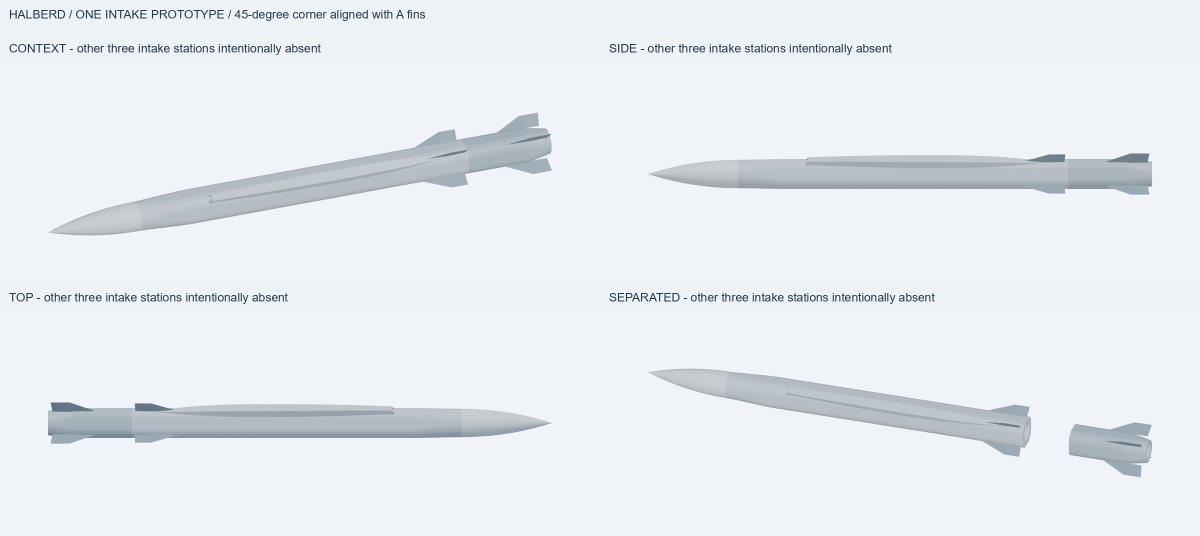
#> input picture cad/halberd_rounded_square/reviews/Intake_R1_Overview.png, 2400 x 1071 px, given in place of Intake_R1_context.png, which was not available (shown at 1/2 size)
$ python review_intake_revision.py
#> lines starting #> are read from the running program, lines starting #| are printed output that depends on the picture; pictures that were not available may be replaced by others from this repository, and a replacement may not be noted
"""Review-only cameras for the unpatterned corner intake prototype."""
import json
import argparse
import subprocess
import sys
from pathlib import Path
from PIL import Image, ImageDraw, ImageFont

ROOT=Path(__file__).resolve().parents[1]

if __name__=="__main__":
    parser=argparse.ArgumentParser()
    parser.add_argument("--revision",choices=("R1","R2"),default="R1")
    args=parser.parse_args()
    revision=args.revision
    stem="Selected_Intake_Prototype" if revision=="R1" else "Selected_Intake_R2"
    cameras={
        "context":{"direction":[.35,1,.65]},
        "opposite":{"direction":[-.35,-1,-.65]},
        "side":{"direction":[0,1,0]},
        "top":{"preset":"top"},
        "front":{"direction":[1,0,0]},
        "rear":{"direction":[-1,0,0]},
        "mouth":{"position":[1250,680,700],"target":[570,85,85],"zoom":2.4},
        "grazing":{"position":[200,200,1250],"target":[-100,60,60],"zoom":.95},
    }
    if revision=="R2":
        cameras["aft_join"]={"position":[-300,750,750],"target":[-870,95,95],"zoom":2.1}
    jobs=[]
    for view,camera in cameras.items():
        jobs.append(dict(input=str(ROOT/"STEP"/(stem+".step")),mode="view",theme="snapshot",
                         display={"mode":"solid" if view in ("mouth","grazing","aft_join") else "rendered"},
                         outputs=[{"path":str(ROOT/"reviews"/f"Intake_{revision}_{view}.png"),"camera":camera}],
                         width=1600 if view in ("mouth","grazing","front","rear","aft_join") else 2400,
                         height=1000 if view in ("mouth","grazing","front","rear","aft_join") else 900,
                         render={"padding":.08,"viewLabels":False}))
    jobs.append(dict(input=str(ROOT/"STEP"/(stem+"_Separated.step")),mode="view",theme="snapshot",
                     display={"mode":"rendered"},
                     outputs=[{"path":str(ROOT/"reviews"/f"Intake_{revision}_separated.png"),"camera":{"direction":[-.3,1,.65]}}],
                     width=2400,height=900,render={"padding":.08,"viewLabels":False}))
    if revision=="R2":
        for view in ("context","mouth"):
            jobs.append(dict(input=str(ROOT/"STEP"/(stem+"_Covered.step")),mode="view",theme="snapshot",
                             display={"mode":"solid" if view=="mouth" else "rendered"},
                             outputs=[{"path":str(ROOT/"reviews"/f"Intake_R2_covered_{view}.png"),"camera":cameras[view]}],
                             width=1600 if view=="mouth" else 2400,height=1000 if view=="mouth" else 900,
                             render={"padding":.08,"viewLabels":False}))
    job=ROOT/"reviews"/f"intake_{revision}_snapshot.json"
    job.write_text(json.dumps(jobs,indent=2)+"\n")
    subprocess.run([sys.executable,"-m","cadgen.cli","step","snapshot","--job",str(job)],check=True)
#> (this line was passed over: subprocess is not available in this run)
    font=ImageFont.truetype("C:/Windows/Fonts/arial.ttf",24)
    boards=[("Overview",("context","side","top","separated")),
            ("Details",("mouth","grazing","front","rear")),("Opposite",("opposite",))]
    if revision=="R2":
        boards.extend([("Covered",("covered_context","covered_mouth")),("Aft",("aft_join",))])
    for title,views in boards:
        w,h=(1200,750) if title in ("Details","Covered","Aft") else (1200,450)
        cols=2 if len(views)>1 else 1
        rows=(len(views)+cols-1)//cols
        board=Image.new("RGB",(w*cols,(h+48)*rows+75),"#edf2f7")
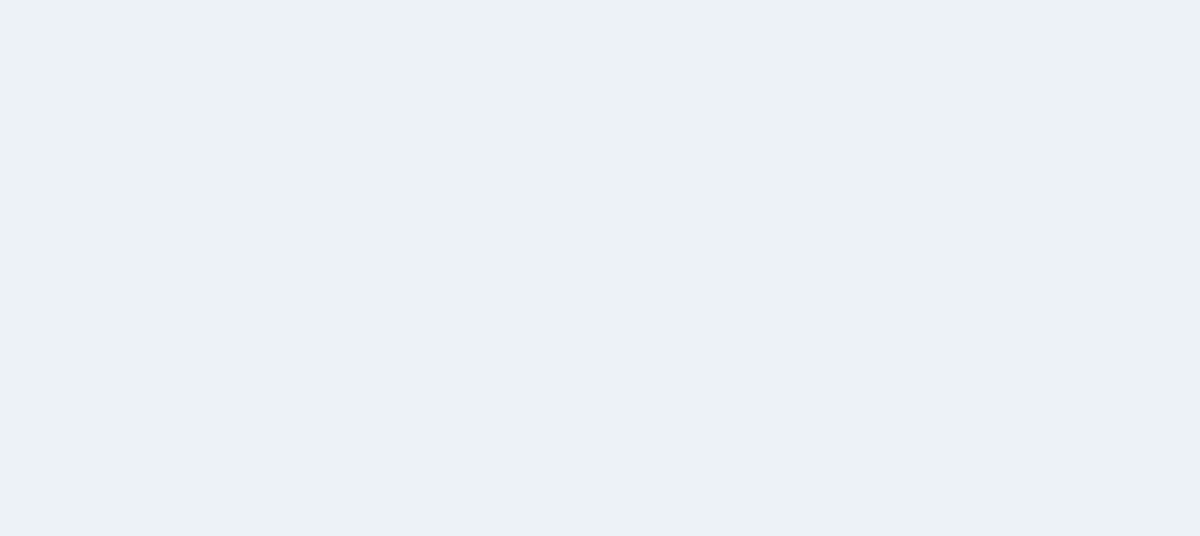
#> board: PIL image 2400x1071 RGB (shown at 1/2 size); mean R, G, B 237, 242, 247
        draw=ImageDraw.Draw(board)
        draw.text((18,15),f"HALBERD / {revision} ONE INTAKE PROTOTYPE / 45-degree corner aligned with A fins",font=font,fill="#24394a")
        for i,view in enumerate(views):
            x=(i%cols)*w; y=75+(i//cols)*(h+48)
            draw.text((x+18,y+8),view.upper()+" - other three intake stations intentionally absent",font=font,fill="#24394a")
            im=Image.open(ROOT/"reviews"/f"Intake_{revision}_{view}.png").convert("RGB")
#> im is the input picture: PIL image 2400x1071 RGB; mean R, G, B 231.8, 236.5, 241.8
            im.thumbnail((w,h))
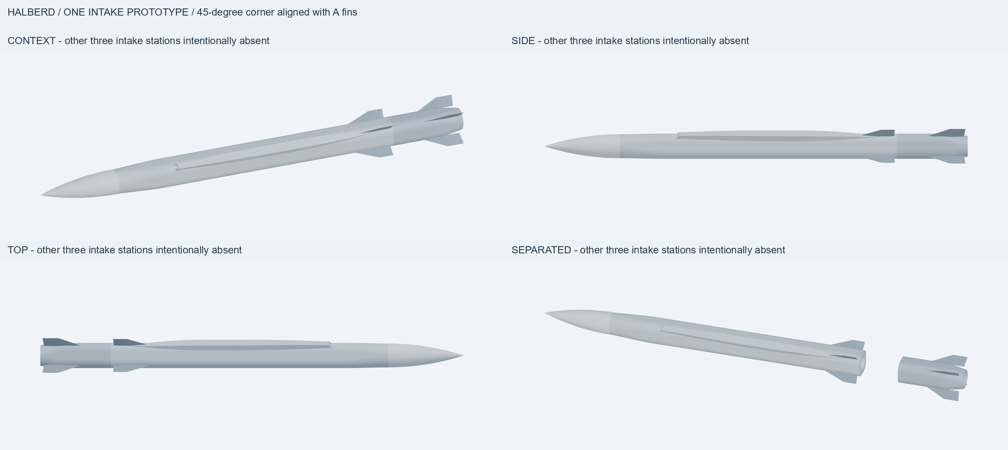
#> im: PIL image 1008x450 RGB; mean R, G, B 231.8, 236.5, 241.8
            board.paste(im,(x+(w-im.width)//2,y+48+(h-im.height)//2))
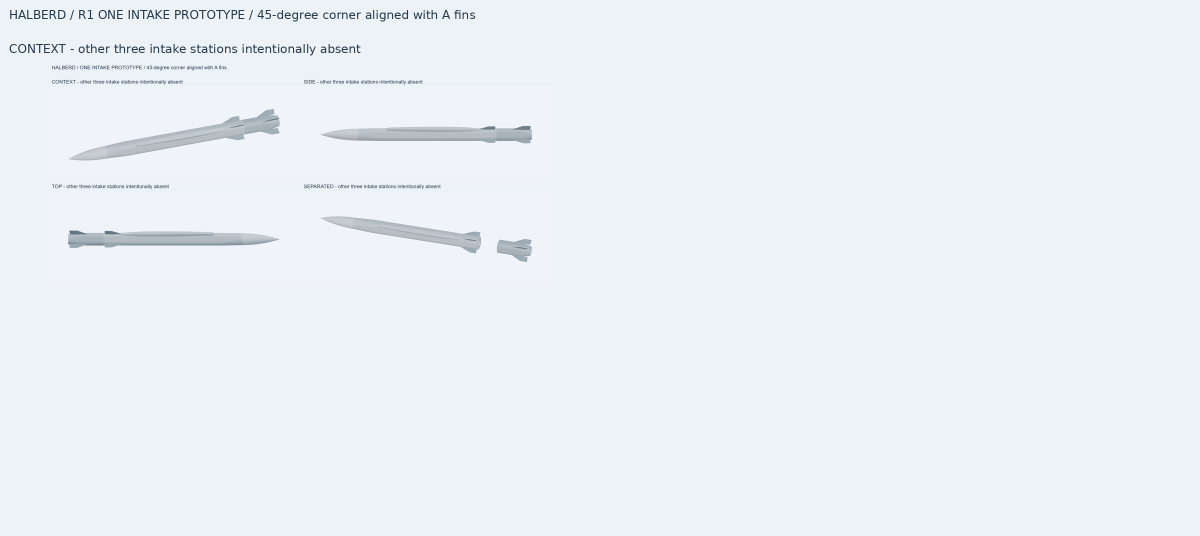
#> board: PIL image 2400x1071 RGB (shown at 1/2 size); mean R, G, B 235.4, 240.5, 245.5
#> (the run stopped early here; a loop or call above may not have finished)

$ run again, on cad/halberd_rounded_square/reviews/Intake_R3_mouth.png
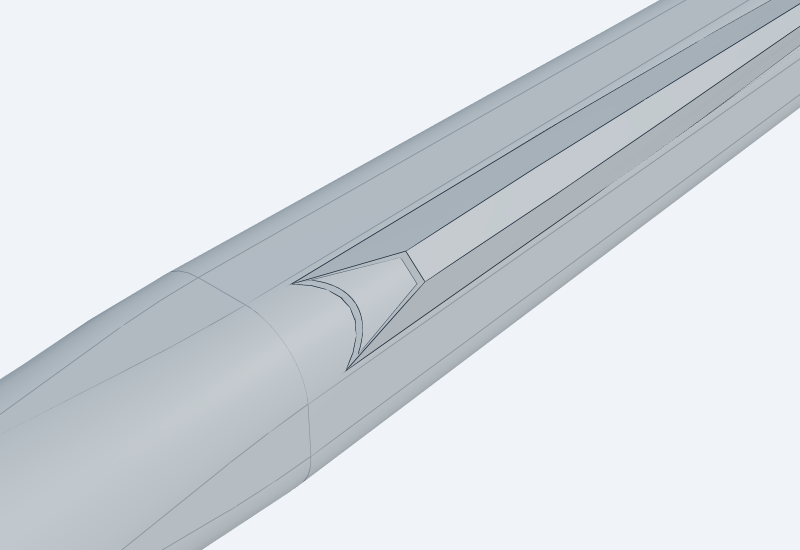
#> input picture cad/halberd_rounded_square/reviews/Intake_R3_mouth.png, 1600 x 1100 px, given in place of Intake_R1_context.png, which was not available (shown at 1/2 size)
#> `im.thumbnail((w,h))`:
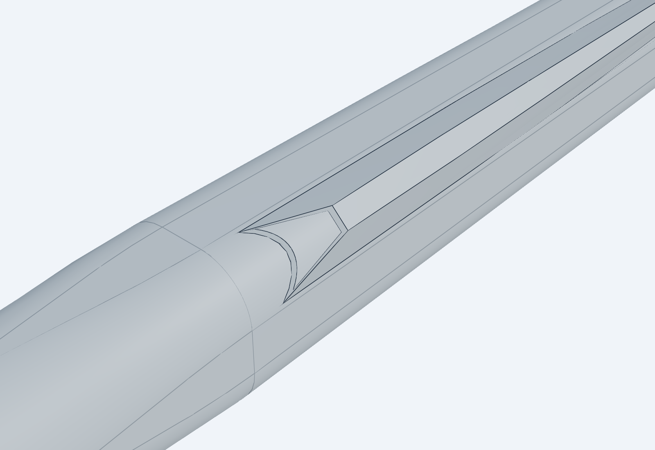
#> im: PIL image 655x450 RGB; mean R, G, B 213.8, 219.5, 225
#> `board.paste(im,(x+(w-im.width)//2,y+48+(h-im.height)//2))`:
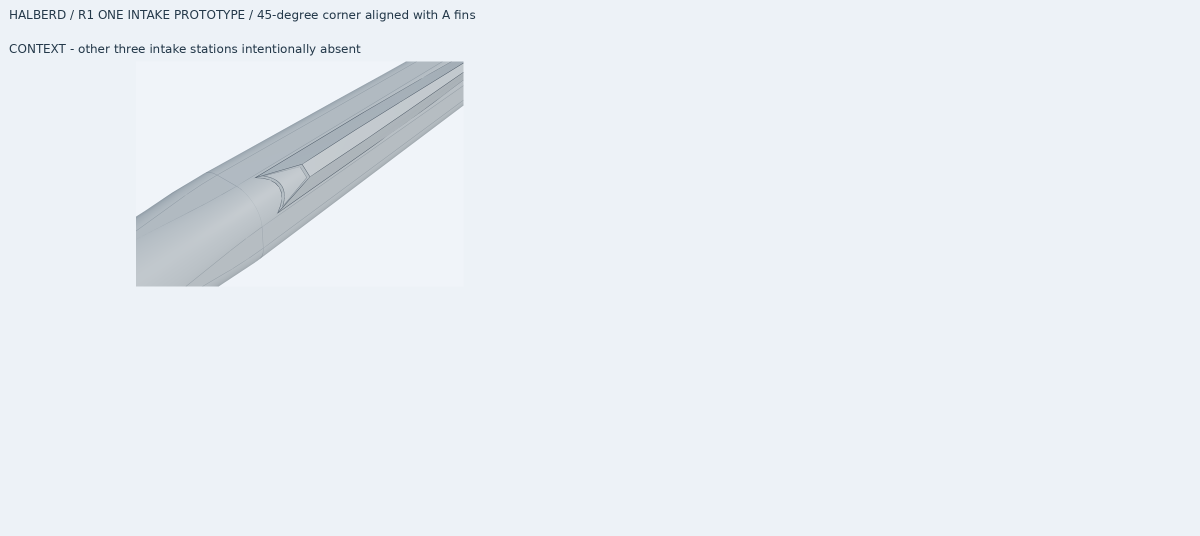
#> board: PIL image 2400x1071 RGB (shown at 1/2 size); mean R, G, B 233.7, 238.8, 243.9

$ run again, on cad/halberd_rounded_square/reviews/Intake_R6_context.png
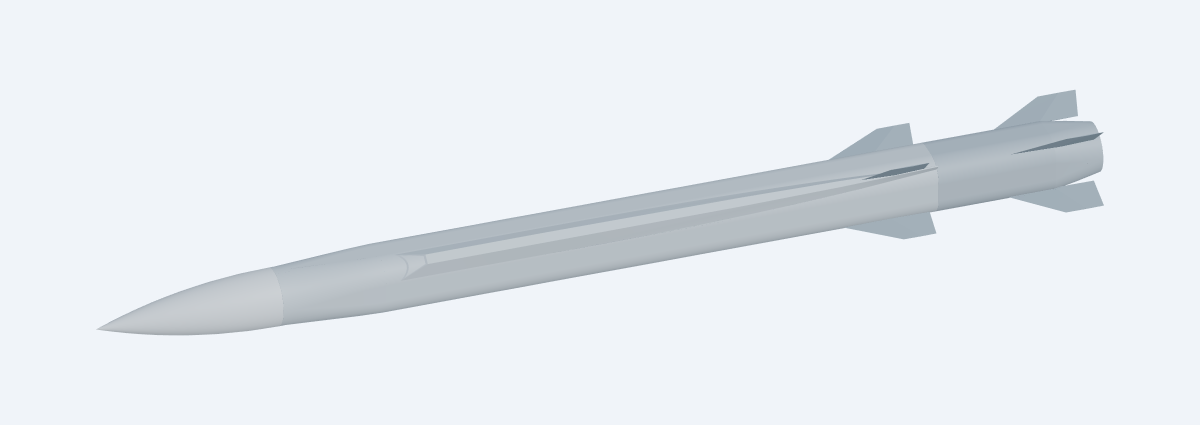
#> input picture cad/halberd_rounded_square/reviews/Intake_R6_context.png, 2400 x 850 px, given in place of Intake_R1_context.png, which was not available (shown at 1/2 size)
#> `im.thumbnail((w,h))`:
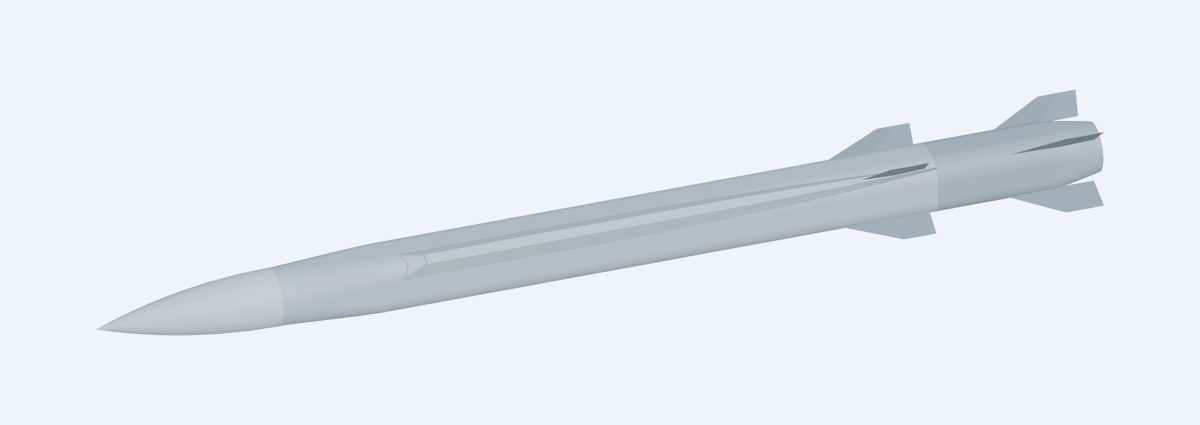
#> im: PIL image 1200x425 RGB; mean R, G, B 231.2, 235.9, 241.1
#> `board.paste(im,(x+(w-im.width)//2,y+48+(h-im.height)//2))`:
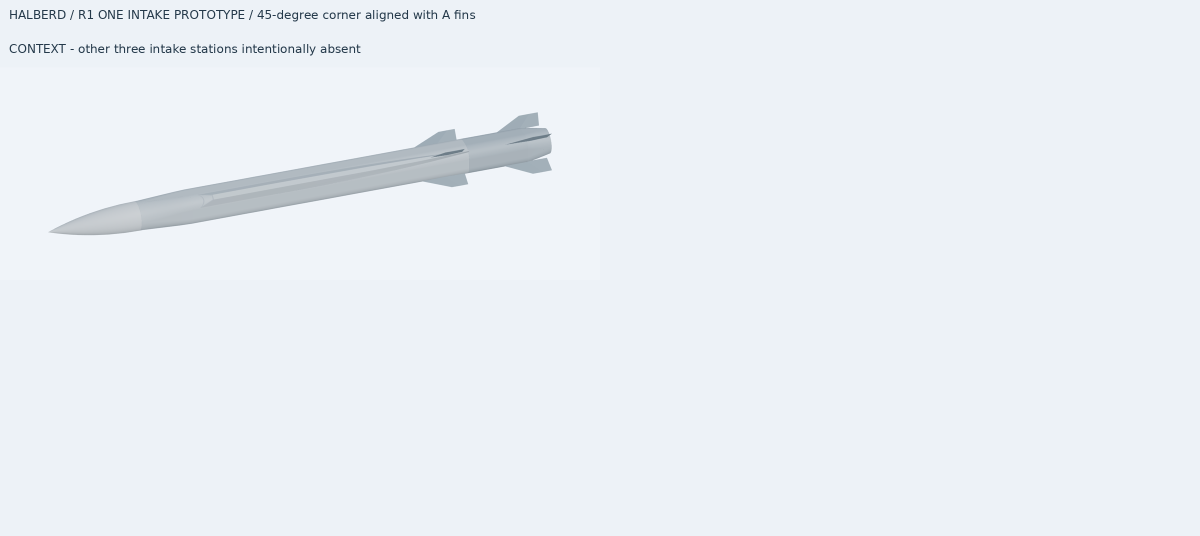
#> board: PIL image 2400x1071 RGB (shown at 1/2 size); mean R, G, B 235.2, 240.2, 245.3
